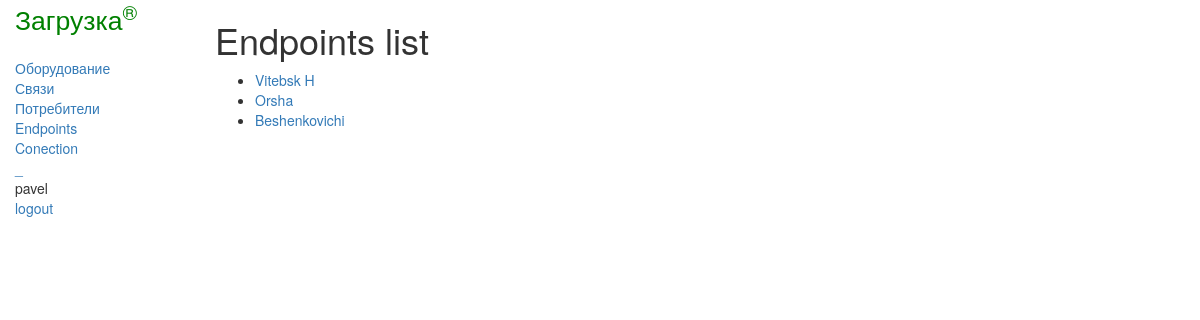
The page /register/endpoints/ (signed in) on the database its author committed.
### register/models.py (models this page shows, shortened)
class EndPoint(models.Model):
    name = models.CharField(max_length=100)
    code = models.CharField(max_length=100, null=True, blank=True)
    note = models.TextField(null=True, blank=True)
    def get_absolute_url(self):
        return reverse('endpoint_detail', args=[str(self.id)])

### register/views.py (the view)
# urls.py: path('endpoints/', views.EndPointsListView.as_view(), name='endpoints'),
class EndPointsListView(generic.ListView):
    model = EndPoint

### register/templates/register/endpoint_list.html
{% extends "base_generic.html" %}
{% block content %}
 <h1>Endpoints list</h1>
    {% if endpoint_list %}
    <ul>
      {% for endpoint in endpoint_list %}
      <li>
        <a href="{{ endpoint.get_absolute_url }}">{{ endpoint.name }}</a>
      </li>
      {% endfor %}
    </ul>
    {% else %}
      <p>There are no communications.</p>
    {% endif %}
{% endblock %}

### register/templates/base_generic.html (shortened to what this page needs)
<!DOCTYPE html>
<html lang="en">
    <head>
        <link rel="stylesheet" href="https://maxcdn.bootstrapcdn.com/bootstrap/3.3.7/css/bootstrap.min.css">
        {% load static %}
        <link rel="stylesheet" href="{% static 'css/styles.css' %}">
    </head>
    <body>
        <div class="container-fluid">
            <div class="row">
                <div class="col-sm-2">
                    <a href="{% url 'index' %}"><span class="logo">Загрузка<sup>&reg;</sup></span></a>
                    {% block sidebar %}
                        <ul class="sidebar-nav">
                            <li><a href="{% url 'equipments' %}">Оборудование</a></li>
                            <li><a href="{% url 'communications' %}">Связи</a></li>
                            <li><a href="{% url 'consumers' %}">Потребители</a></li>
                            <li><a href="{% url 'endpoints' %}">Endpoints</a></li>
                            <li><a href="{% url 'connection_form' %}">Conection</a></li>
                            <li><a href="">_</a></li>
                            {% if user.is_authenticated %}
                                <li>{{ user.get_username }}</li>
                                <li><a href="{% url 'logout' %}?next={{request.path}}">logout</a></li>
                            {% else %}
                                <li><li><a href="{% url 'login' %}?next={{request.path}}">login</a></li></li>
                            {% endif %}
                        </ul>
                    {% endblock %}
                </div>
                <div class="col-sm-10">
                    {% if user.is_authenticated %}
                        {% block content %}{% endblock %}
                    {% else %}
                        <p>Please, login!</p>
                        {% block login %}{% endblock %}
                    {% endif %}
                </div>
            </div>
        </div>
    </body>
</html>

### register/static/css/styles.css (style rules this page uses)
.sidebar-nav { margin-top: 20px; padding: 0; list-style: none; }
span.logo { font-size: 1.9em; color: green; }

### rows shown on the page
EndPoint: name "Vitebsk H"
EndPoint: name "Orsha"
EndPoint: name "Beshenkovichi"

### other values the page prints
{{ user.get_username }} "pavel"
